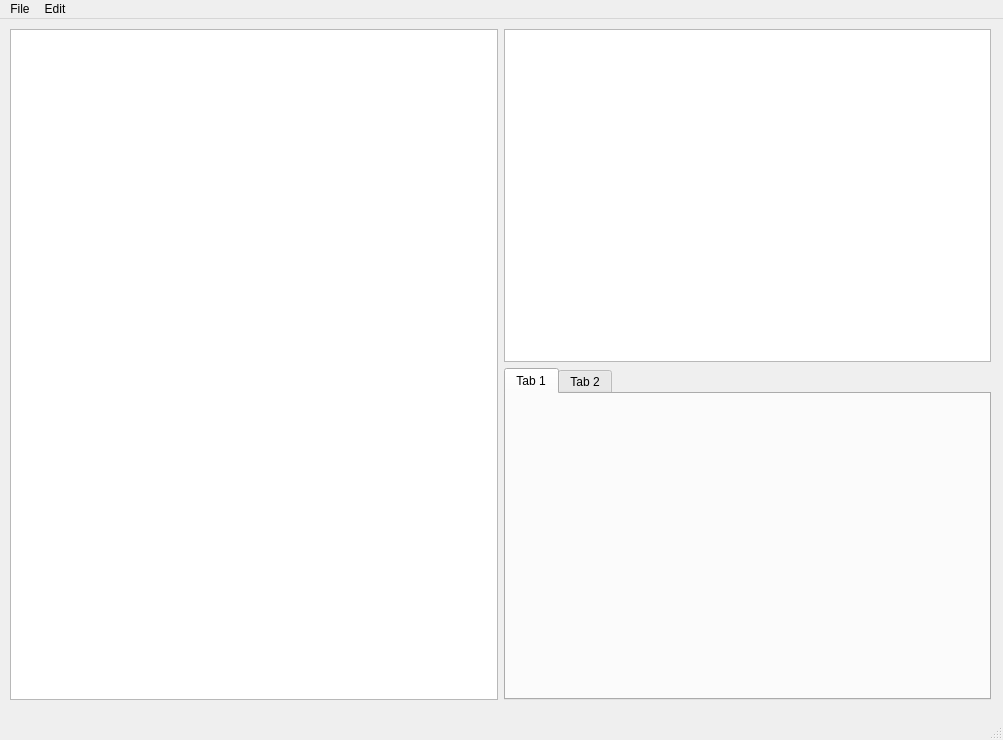
<?xml version="1.0" encoding="UTF-8"?>
<ui version="4.0">
 <class>MainWindow</class>
 <widget class="QMainWindow" name="MainWindow">
  <property name="geometry">
   <rect>
    <x>0</x>
    <y>0</y>
    <width>1003</width>
    <height>740</height>
   </rect>
  </property>
  <property name="windowTitle">
   <string>Squall</string>
  </property>
  <widget class="QWidget" name="centralwidget">
   <widget class="QWidget" name="horizontalLayoutWidget">
    <property name="geometry">
     <rect>
      <x>10</x>
      <y>10</y>
      <width>981</width>
      <height>671</height>
     </rect>
    </property>
    <layout class="QHBoxLayout" name="horizontalLayout">
     <item>
      <widget class="QTreeView" name="treeView"/>
     </item>
     <item>
      <layout class="QVBoxLayout" name="verticalLayout">
       <item>
        <widget class="QPlainTextEdit" name="plainTextEdit"/>
       </item>
       <item>
        <widget class="QTabWidget" name="tabWidget">
         <property name="currentIndex">
          <number>0</number>
         </property>
         <widget class="QWidget" name="tab">
          <attribute name="title">
           <string>Tab 1</string>
          </attribute>
         </widget>
         <widget class="QWidget" name="tab_2">
          <attribute name="title">
           <string>Tab 2</string>
          </attribute>
         </widget>
        </widget>
       </item>
      </layout>
     </item>
    </layout>
   </widget>
  </widget>
  <widget class="QMenuBar" name="menubar">
   <property name="geometry">
    <rect>
     <x>0</x>
     <y>0</y>
     <width>1003</width>
     <height>25</height>
    </rect>
   </property>
   <widget class="QMenu" name="menuFile">
    <property name="title">
     <string>File</string>
    </property>
    <addaction name="actionNew"/>
    <addaction name="actionOpen"/>
    <addaction name="actionSave"/>
    <addaction name="actionSave_As"/>
    <addaction name="separator"/>
    <addaction name="actionExit"/>
   </widget>
   <widget class="QMenu" name="menuEdit">
    <property name="title">
     <string>Edit</string>
    </property>
    <addaction name="actionCut"/>
    <addaction name="actionCopy"/>
    <addaction name="actionPaste"/>
   </widget>
   <addaction name="menuFile"/>
   <addaction name="menuEdit"/>
  </widget>
  <widget class="QStatusBar" name="statusbar"/>
  <action name="actionNew">
   <property name="enabled">
    <bool>false</bool>
   </property>
   <property name="text">
    <string>New</string>
   </property>
   <property name="shortcut">
    <string>Ctrl+N</string>
   </property>
  </action>
  <action name="actionOpen">
   <property name="enabled">
    <bool>false</bool>
   </property>
   <property name="text">
    <string>Open...</string>
   </property>
   <property name="shortcut">
    <string>Ctrl+O</string>
   </property>
  </action>
  <action name="actionSave">
   <property name="enabled">
    <bool>false</bool>
   </property>
   <property name="text">
    <string>Save</string>
   </property>
   <property name="shortcut">
    <string>Ctrl+S</string>
   </property>
  </action>
  <action name="actionSave_As">
   <property name="enabled">
    <bool>false</bool>
   </property>
   <property name="text">
    <string>Save As...</string>
   </property>
  </action>
  <action name="actionCut">
   <property name="enabled">
    <bool>false</bool>
   </property>
   <property name="text">
    <string>Cut</string>
   </property>
   <property name="shortcut">
    <string>Ctrl+X</string>
   </property>
  </action>
  <action name="actionCopy">
   <property name="enabled">
    <bool>false</bool>
   </property>
   <property name="text">
    <string>Copy</string>
   </property>
   <property name="shortcut">
    <string>Ctrl+C</string>
   </property>
  </action>
  <action name="actionPaste">
   <property name="enabled">
    <bool>false</bool>
   </property>
   <property name="text">
    <string>Paste</string>
   </property>
   <property name="shortcut">
    <string>Ctrl+V</string>
   </property>
  </action>
  <action name="actionExit">
   <property name="text">
    <string>Exit</string>
   </property>
   <property name="shortcut">
    <string>Ctrl+Q</string>
   </property>
   <property name="shortcutContext">
    <enum>Qt::ApplicationShortcut</enum>
   </property>
   <property name="autoRepeat">
    <bool>false</bool>
   </property>
  </action>
 </widget>
 <resources/>
 <connections>
  <connection>
   <sender>actionExit</sender>
   <signal>triggered()</signal>
   <receiver>MainWindow</receiver>
   <slot>close()</slot>
   <hints>
    <hint type="sourcelabel">
     <x>-1</x>
     <y>-1</y>
    </hint>
    <hint type="destinationlabel">
     <x>501</x>
     <y>369</y>
    </hint>
   </hints>
  </connection>
 </connections>
</ui>
